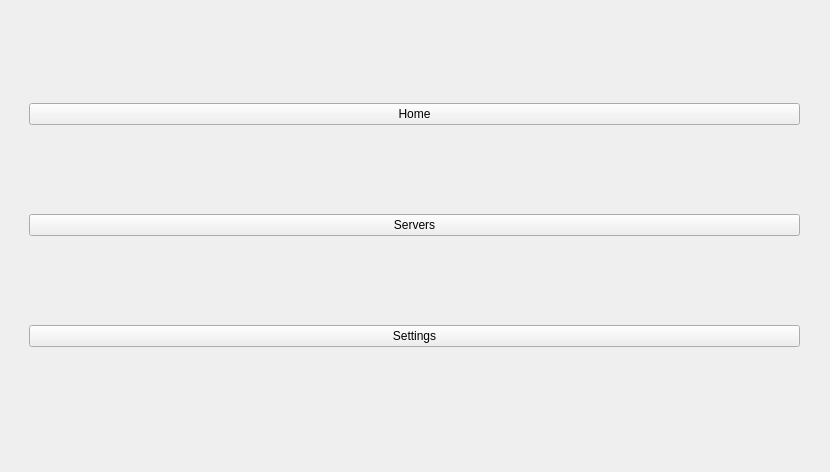
<?xml version="1.0" encoding="UTF-8"?>
<ui version="4.0">
 <class>TabsPanel</class>
 <widget class="QWidget" name="TabsPanel">
  <property name="geometry">
   <rect>
    <x>0</x>
    <y>0</y>
    <width>830</width>
    <height>472</height>
   </rect>
  </property>
  <property name="windowTitle">
   <string>TabsPanel</string>
  </property>
  <widget class="QWidget" name="verticalLayoutWidget">
   <property name="geometry">
    <rect>
     <x>29</x>
     <y>20</y>
     <width>771</width>
     <height>411</height>
    </rect>
   </property>
   <layout class="QVBoxLayout" name="verticalLayout">
    <item>
     <widget class="QPushButton" name="HomeButton">
      <property name="text">
       <string>Home</string>
      </property>
     </widget>
    </item>
    <item>
     <widget class="QPushButton" name="ServersButton">
      <property name="text">
       <string>Servers</string>
      </property>
     </widget>
    </item>
    <item>
     <widget class="QPushButton" name="SettingsButton">
      <property name="text">
       <string>Settings</string>
      </property>
     </widget>
    </item>
   </layout>
  </widget>
 </widget>
 <resources/>
 <connections/>
</ui>
